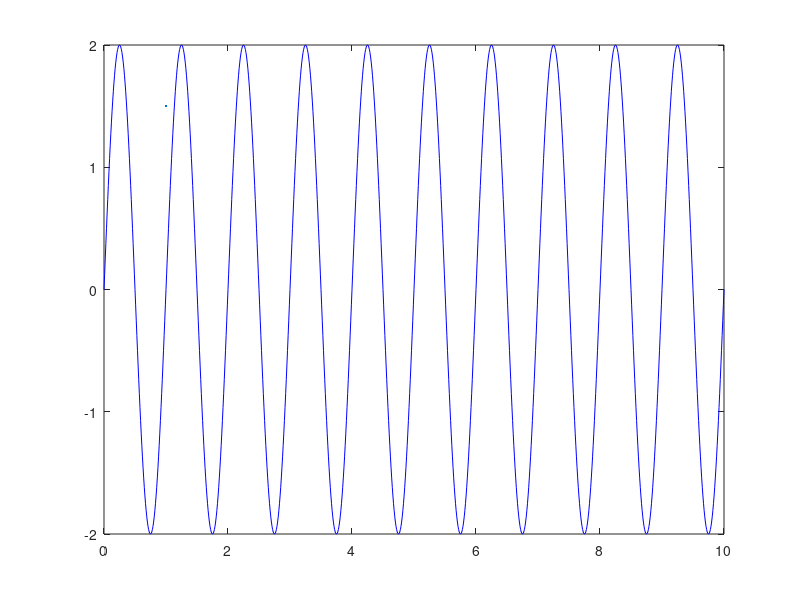

This chart was generated by the following MATLAB code: (Note: this script raises an error after producing the figure.)
clc;
close all;
clear all;

%% Correlação e densidade espectral

%Parametros

N = 1000; %numero de pontos
fs = 100; %frequencia de amostragem
dt = 1/fs; %intervalo de tempo
T = N*dt; %periodo de analise
df = 1/T; %variação de frequencia
t = 0:dt:T; %vetor tempo
freq = 0:df:fs/2; %vetor frequencia

%Sinal

f = 1;
A = 2;
f_sin = A*sin(2*pi*f*t);

figure
plot(t, f_sin, 'b', LineWidth=1.5);

figure
autocorr(f_sin);

